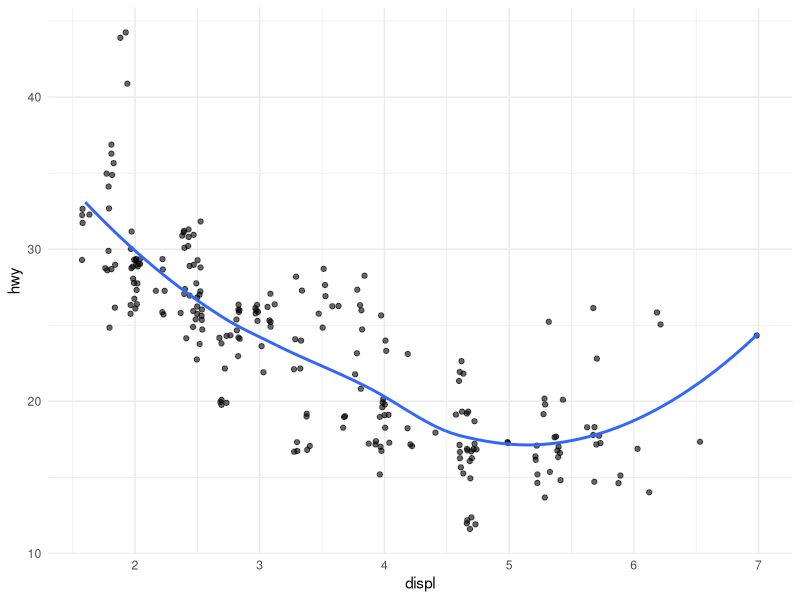
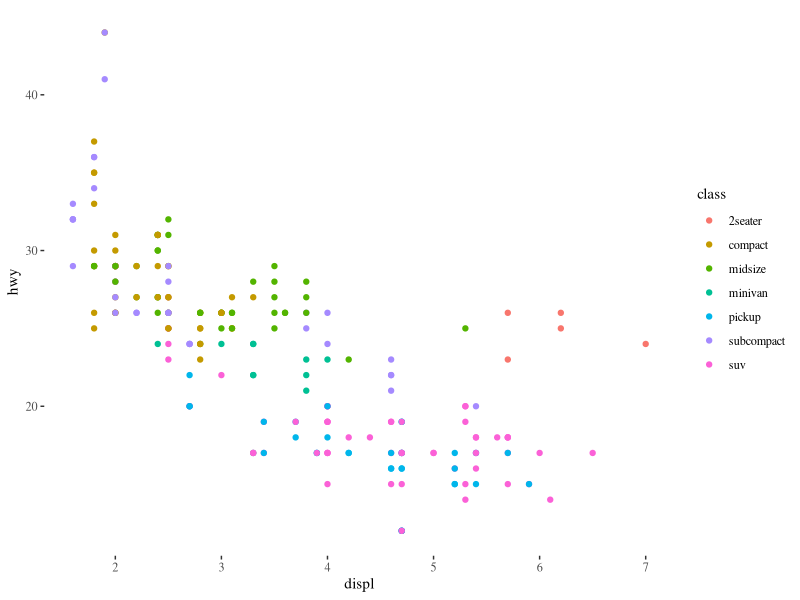
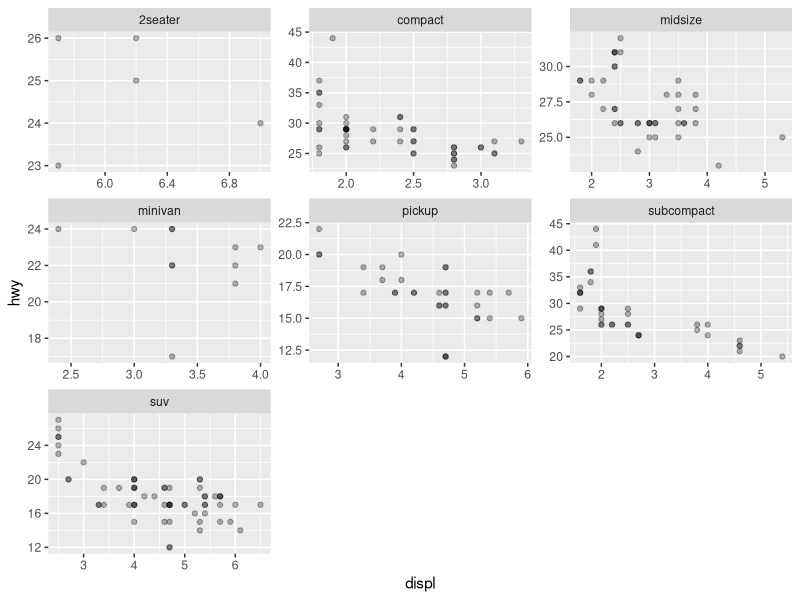
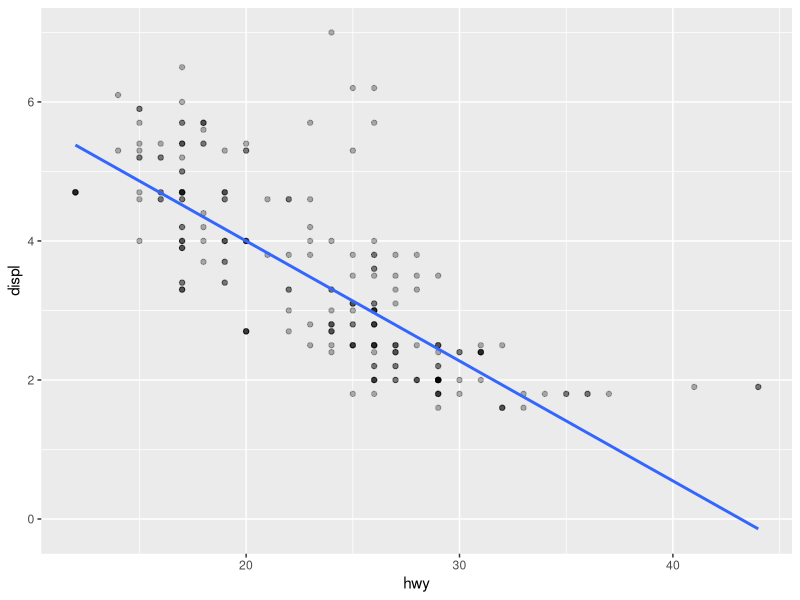
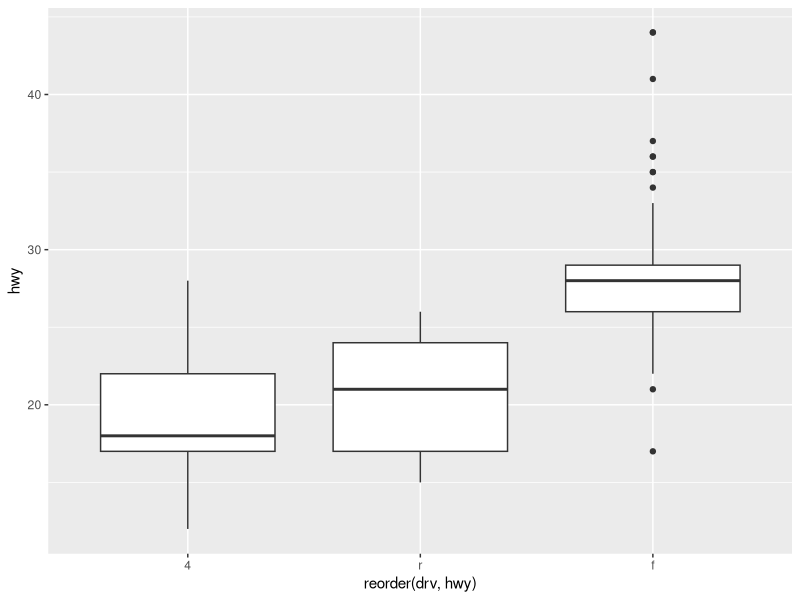
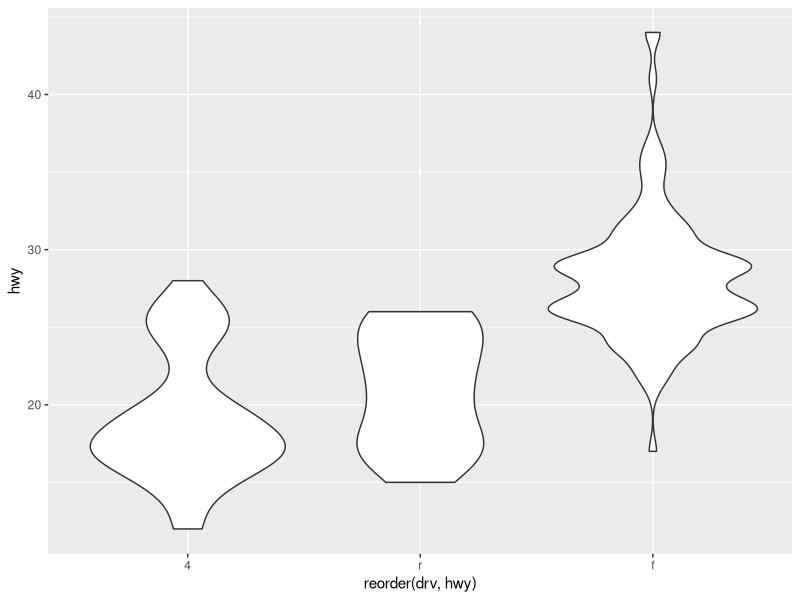
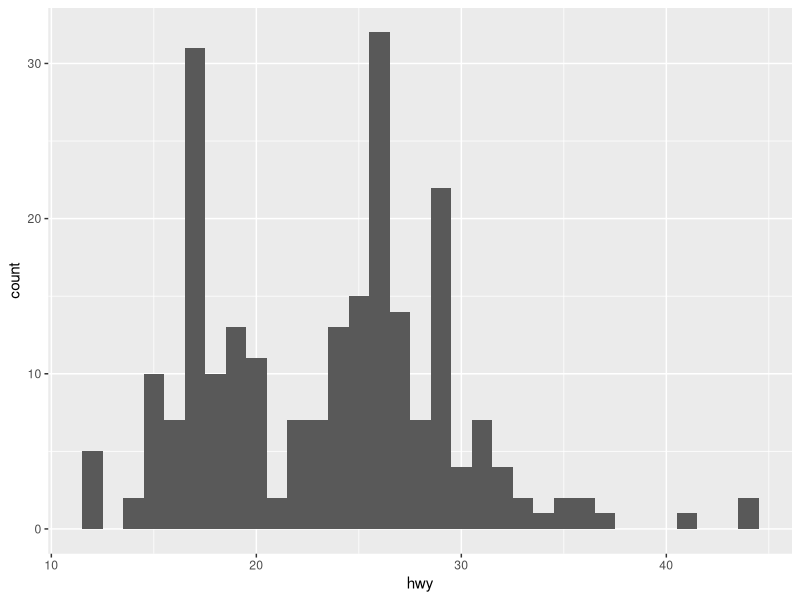
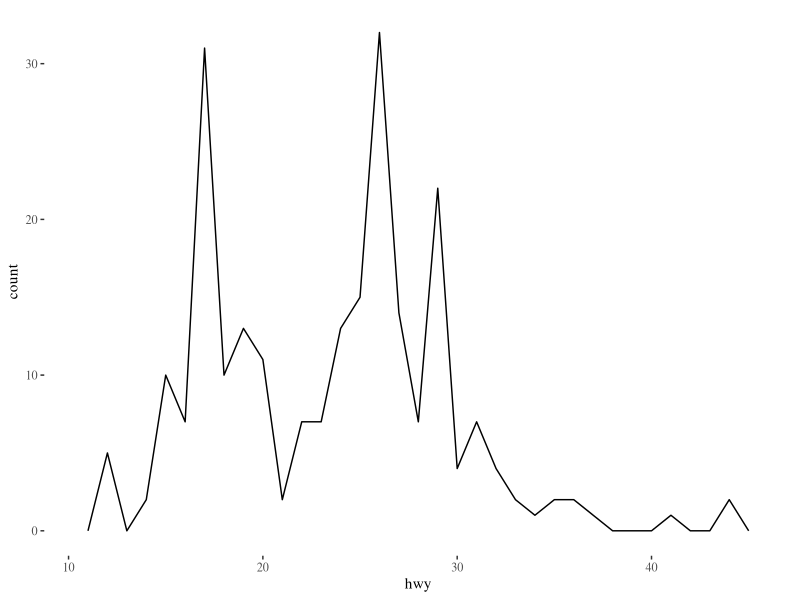

Write the R code that produced these figures, in order.
## ---- chunk 1
suppressPackageStartupMessages(library(ggplot2))
suppressPackageStartupMessages(library(dplyr))
library(GGally)
library(ggthemes)
library(MASS)
## ---- chunk 2
mpg %>%
  ggplot(mapping = aes(x = displ, y = hwy)) +
    geom_jitter(alpha = 0.6) +
    geom_smooth(se = F) +
    theme_minimal()
## ---- chunk 3
mpg %>%
  ggplot(mapping = aes(x = displ, y = hwy)) +
    geom_point(mapping = aes(colour = class)) +
    theme_tufte()
## ---- chunk 4
mpg %>%
  ggplot(aes(x = displ, y = hwy)) +
    geom_point(alpha = 0.3) +
    facet_wrap(~class, scales = "free")
    
## ---- chunk 5
mpg %>%
  ggplot(mapping = aes(x = hwy, y = displ)) +
    geom_point(alpha = 0.3) + geom_smooth(method = "rlm", se = FALSE)
## ---- chunk 6
mpg %>%
  ggplot(mapping = aes(y = hwy, x = reorder(drv, hwy))) +
    geom_boxplot()
## ---- chunk 7
mpg %>%
  ggplot(mapping = aes(y = hwy, x = reorder(drv, hwy))) +
    geom_violin()
## ---- chunk 8
ggplot(mpg, aes(hwy)) + geom_histogram(binwidth = 1)
## ---- chunk 9
ggplot(mpg, aes(hwy)) + geom_freqpoly(binwidth = 1) + theme_tufte()
## ---- chunk 10
ggplot(mpg, aes(displ, colour = drv)) + geom_freqpoly(binwidth = 0.5)
## ---- chunk 11
library(viridis)
ggplot(mpg, aes(displ, fill = drv)) + geom_histogram(binwidth = 0.5) + facet_wrap(~drv, ncol = 1) +
  scale_fill_viridis(discrete = T) +
  theme_minimal(base_size = 13)
## ---- chunk 12
library(ggthemes)
library(viridis)
reorder_size <- function(x) {
  factor(x, levels = names(sort(table(x))))
}
mpg %>%
  ggplot(mapping = aes(reorder_size(manufacturer))) +
    geom_bar(alpha = 0.7) +
    coord_flip() +
    theme_tufte(base_family = "Arial", base_size = 13, ticks = FALSE) +
    labs(y = NULL, x = NULL)
    
## ---- chunk 13
drugs <- data.frame(
drug = c("a", "b", "c"), effect = c(4.2, 9.7, 6.1)
)
ggplot(drugs, aes(reorder(drug,effect), effect)) + geom_bar(stat = "identity", fill = 'orange') +
  theme_tufte(base_family = "Arial", base_size = 13, ticks = FALSE) +
    labs(y = NULL, x = NULL)

## ---- chunk 14
drugs %>%
  ggplot(mapping = aes(reorder(drug, effect), effect)) + 
    geom_point() +
    theme_tufte(base_family = "Arial", base_size = 13, ticks = FALSE) +
    labs(y = NULL, x = NULL)
## ---- chunk 15
library(gridExtra)
g1 <- economics %>%
  ggplot(mapping = aes(x = date, y = unemploy / pop)) +
    geom_line()
g2 <- economics %>%
  ggplot(mapping = aes(x = date, y = uempmed)) +
    geom_line() +
    theme_tufte(base_family = "Arial", base_size = 13, ticks = FALSE)
grid.arrange(g1, g2, ncol = 2)
## ---- chunk 16
ggplot(economics, aes(unemploy / pop, uempmed)) + 
  geom_path() +
  geom_point()
## ---- chunk 17
library(viridis)
ggplot(economics, aes(unemploy / pop, uempmed)) +
  geom_path(colour = "grey50") +
  geom_point(aes(colour = date)) +
  labs(
    x = "Unemployment rate",
    y = "Median length of unemployment"
  ) +
  theme_tufte(base_family = "Arial", base_size = 13, ticks = FALSE)
## ---- chunk 18

ggplot(mpg, aes(drv, hwy)) + geom_jitter(width = 0.25) + xlim("f", "r") +
  ylim(20, 30)
